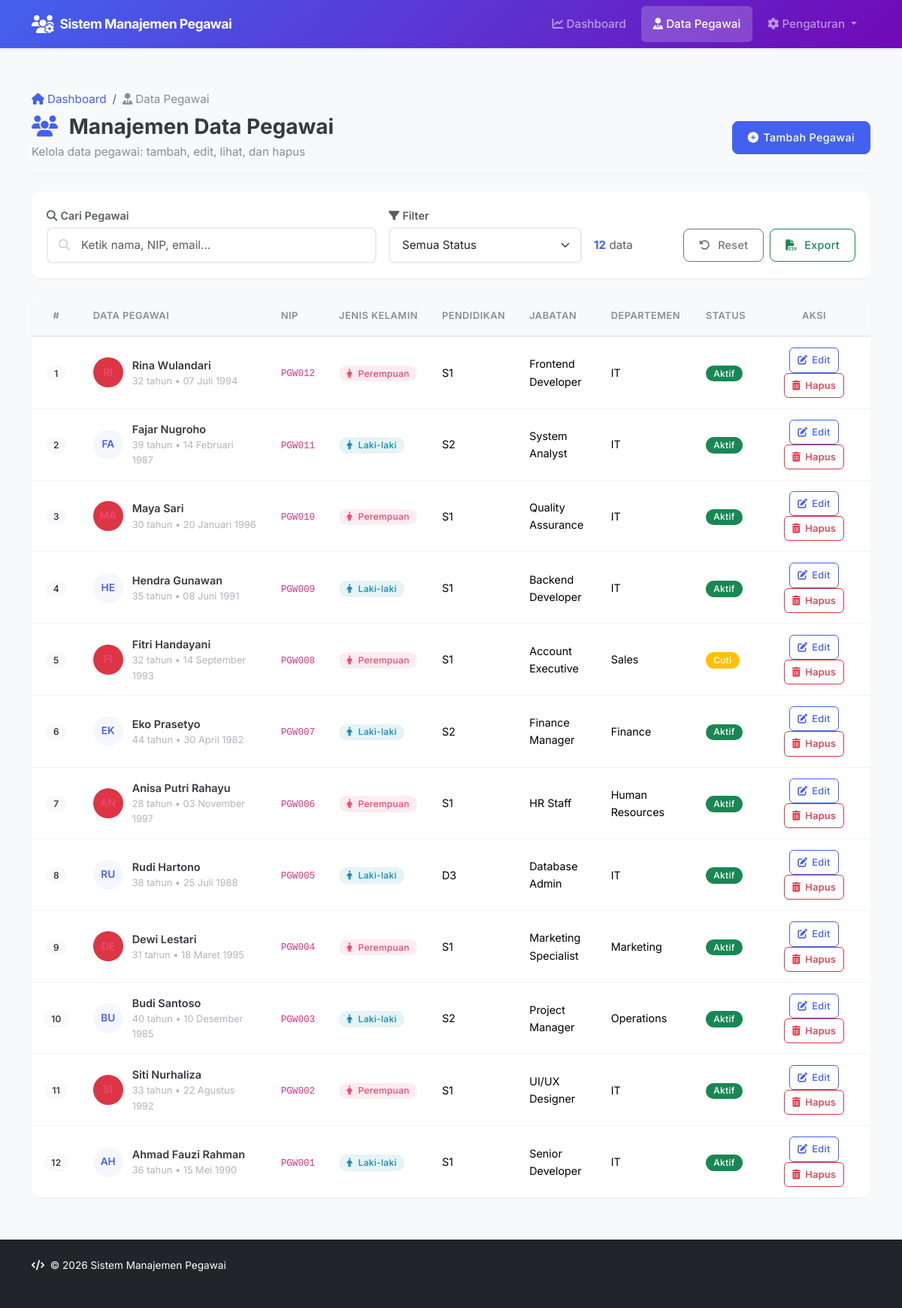
Screenshot of /pegawai.php with the database file from the repository.
### tables this page shows
CREATE TABLE pegawai (
     
    id INT AUTO_INCREMENT PRIMARY KEY COMMENT 'ID unik pegawai (Primary Key)',
    
     
    nip VARCHAR(20) NOT NULL UNIQUE COMMENT 'Nomor Induk Pegawai (unik)',
    nama_lengkap VARCHAR(100) NOT NULL COMMENT 'Nama lengkap pegawai',
    tempat_lahir VARCHAR(50) DEFAULT NULL COMMENT 'Tempat lahir pegawai',
    tanggal_lahir DATE NOT NULL COMMENT 'Tanggal lahir pegawai (untuk kalkulasi usia)',
    jenis_kelamin ENUM('Laki-laki', 'Perempuan') NOT NULL COMMENT 'Jenis kelamin pegawai',
    
     
    alamat TEXT DEFAULT NULL COMMENT 'Alamat lengkap pegawai',
    no_telepon VARCHAR(15) DEFAULT NULL COMMENT 'Nomor telepon/HP pegawai',
    email VARCHAR(100) DEFAULT NULL COMMENT 'Email pegawai (harus valid)',
    
     
    jabatan VARCHAR(100) DEFAULT NULL COMMENT 'Jabatan posisi pegawai',
    departemen VARCHAR(100) DEFAULT NULL COMMENT 'Departemen/bagian pegawai',
    pendidikan_terakhir ENUM('SMA/SMK', 'D3', 'S1', 'S2', 'S3') NOT NULL COMMENT 'Tingkat pendidikan terakhir',
    
     
    status_kerja ENUM('Aktif', 'Cuti', 'Resign', 'Pensiun') DEFAULT 'Aktif' COMMENT 'Status kerja pegawai saat ini',
    tanggal_gabung DATE DEFAULT NULL COMMENT 'Tanggal pegawai bergabung',
    foto_profil VARCHAR(255) DEFAULT NULL COMMENT 'Path file foto profil pegawai',
    
     
    created_at TIMESTAMP DEFAULT CURRENT_TIMESTAMP COMMENT 'Waktu data dibuat',
    updated_at TIMESTAMP DEFAULT CURRENT_TIMESTAMP ON UPDATE CURRENT_TIMESTAMP COMMENT 'Waktu data terakhir diupdate'
);

### classes/Database.php (called while the page is built, shortened)
<?php
class Database {
    private static $instance = null;
    private $pdo = null;
    public static function getInstance() {
        if (self::$instance === null) {
            try {
                self::$instance = new self();
            } catch (Exception $e) {
                die("Gagal membuat koneksi database: " . $e->getMessage());
            }
        }
        return self::$instance;
    }
    private function connect() {
        try {
            $dsn = sprintf(
                "mysql:host=%s;dbname=%s;charset=%s",
                DB_HOST,
                DB_NAME,
                DB_CHARSET
            );
            $options = [
                PDO::ATTR_ERRMODE => PDO::ERRMODE_EXCEPTION,
                PDO::ATTR_DEFAULT_FETCH_MODE => PDO::FETCH_ASSOC,
                PDO::ATTR_EMULATE_PREPARES => false,
                PDO::MYSQL_ATTR_USE_BUFFERED_QUERY => true,
                PDO::MYSQL_ATTR_INIT_COMMAND => "SET NAMES " . DB_CHARSET
            ];
            $this->pdo = new PDO($dsn, DB_USER, DB_PASS, $options);
        } catch (PDOException $e) {
            $this->isConnected = false;
            error_log("Database Connection Error: " . $e->getMessage());
            throw new Exception(
                "Koneksi database gagal. Pastikan:\n" .
                "1. Server MySQL sudah berjalan\n" .
                "2. Database '" . DB_NAME . "' sudah dibuat\n" .
                "3. Konfigurasi user/password benar\n\n" .
                "Error detail: " . $e->getMessage()
            );
        }
    }
    public function query($sql, $params = []) {
        try {
            $stmt = $this->pdo->prepare($sql);
            if (!empty($params)) {
                $stmt->execute($params);
            } else {
                $stmt->execute();
            }
            return $stmt;
        } catch (PDOException $e) {
            error_log("Query Error: " . $e->getMessage() . "\nSQL: " . $sql);
            throw new Exception("Query gagal: " . $e->getMessage());
        }
    }
    public function fetchAll($sql, $params = []) {
        $stmt = $this->query($sql, $params);
        return $stmt->fetchAll();
    }
}
?>

### classes/Pegawai.php (called while the page is built, shortened)
<?php
require_once __DIR__ . '/Database.php';
class Pegawai {
    private $db;
    private $table = 'pegawai';
    public function __construct($db = null) {
        try {
            $this->db = ($db !== null) ? $db : Database::getInstance();
        } catch (Exception $e) {
            $this->error = "Gagal inisialisasi database: " . $e->getMessage();
            throw new Exception($this->error);
        }
    }
    public function getAll($orderBy = 'id', $orderDir = 'DESC', $limit = null, $offset = null) {
        try {
            $sql = "SELECT * FROM {$this->table}";
            $allowedOrderFields = ['id', 'nama_lengkap', 'nip', 'tanggal_lahir', 'created_at'];
            $orderBy = in_array($orderBy, $allowedOrderFields) ? $orderBy : 'id';
            $orderDir = strtoupper($orderDir) === 'ASC' ? 'ASC' : 'DESC';
            $sql .= " ORDER BY {$orderBy} {$orderDir}";
            return $this->db->fetchAll($sql);
        } catch (Exception $e) {
            $this->error = "Gagal mengambil data: " . $e->getMessage();
            error_log("Pegawai::getAll() Error: " . $e->getMessage());
            return [];
        }
    }
}
?>

### config.php (called while the page is built, shortened)
<?php
function formatTanggal($tanggal) {
    $bulan = [
        1 => 'Januari', 2 => 'Februari', 3 => 'Maret',
        4 => 'April', 5 => 'Mei', 6 => 'Juni',
        7 => 'Juli', 8 => 'Agustus', 9 => 'September',
        10 => 'Oktober', 11 => 'November', 12 => 'Desember'
    ];
    $timestamp = strtotime($tanggal);
    $hari = date('d', $timestamp);
    $bulanNama = $bulan[(int)date('m', $timestamp)];
    $tahun = date('Y', $timestamp);
    return "$hari $bulanNama $tahun";
}
function hitungUsia($tanggalLahir) {
    try {
        $lahir = new DateTime($tanggalLahir);
        $today = new DateTime();
        $interval = $lahir->diff($today);
        return $interval->y;
    } catch (Exception $e) {
        return 0;
    }
}
?>

### pegawai.php (the view, shortened to what this page needs)
<?php
require_once __DIR__ . '/config.php';
require_once __DIR__ . '/classes/Database.php';
require_once __DIR__ . '/classes/Pegawai.php';
require_once __DIR__ . '/includes/header.php';
try {
    $pegawai = new Pegawai();
    $search = isset($_GET['search']) ? sanitizeInput($_GET['search']) : '';
    if (!empty($search)) {
        $daftarPegawai = $pegawai->search($search);
    } else {
        $daftarPegawai = $pegawai->getAll('id', 'DESC');
    }
    $totalPegawai = count($daftarPegawai);
} catch (Exception $e) {
    echo '<div class="alert alert-danger">';
    echo '<i class="fas fa-exclamation-triangle me-2"></i>';
    echo '<strong>Error Sistem:</strong> Terjadi kesalahan pada sistem.';
    echo '<br><small class="text-muted">Detail: ' . htmlspecialchars($e->getMessage()) . '</small>';
    echo '</div>';
    $daftarPegawai = [];
    $totalPegawai = 0;
}
?>
<div class="page-header">
    <nav aria-label="breadcrumb">
        <ol class="breadcrumb">
            <li class="breadcrumb-item"><a href="index.php"><i class="fas fa-home me-1"></i>Dashboard</a></li>
            <li class="breadcrumb-item active" aria-current="page">
                <i class="fas fa-user-tie me-1"></i>Data Pegawai
            </li>
        </ol>
    </nav>
    <div class="d-flex flex-wrap align-items-center justify-content-between gap-3">
        <div>
            <h1 class="page-title mb-1">
                <i class="fas fa-users text-primary-custom me-2"></i>
                Manajemen Data Pegawai
            </h1>
            <p class="page-subtitle mb-0">
                Kelola data pegawai: tambah, edit, lihat, dan hapus
            </p>
        </div>
        <button type="button" class="btn btn-primary btn-lg"
                data-bs-toggle="modal" data-bs-target="#modalPegawai"
                onclick="resetForm()">
            <i class="fas fa-plus-circle"></i>Tambah Pegawai
        </button>
    </div>
</div>
<div class="card mb-4">
    <div class="card-body">
        <div class="row g-3 align-items-center">
            <div class="col-lg-5 col-md-4 col-sm-12">
                <label for="searchInput" class="form-label text-muted small mb-1">
                    <i class="fas fa-search me-1"></i>Cari Pegawai
                </label>
                <div class="search-bar">
                    <i class="fas fa-search"></i>
                    <input type="text"
                           class="form-control form-control-sm"
                           id="searchInput"
                           name="search"
                           placeholder="Ketik nama, NIP, email..."
                           value="<?php echo htmlspecialchars($search); ?>"
                           oninput="liveSearch(this.value)"
                           onkeyup="handleSearch(event)">
                </div>
            </div>
            <div class="col-lg-3 col-md-3 col-sm-6">
                <label for="filterStatus" class="form-label text-muted small mb-1">
                    <i class="fas fa-filter me-1"></i>Filter
                </label>
                <select class="form-select form-select-sm" id="filterStatus" name="status" onchange="applyFilter()">
                    <option value="">Semua Status</option>
                </select>
            </div>
            <div class="col-lg-4 col-md-5 col-sm-6">
                <label class="form-label text-muted small mb-1 d-block">&nbsp;</label>
                <div class="d-flex align-items-center gap-2 w-100">
                    <span class="text-muted me-2 flex-shrink-0">
                        <strong class="text-primary-custom" id="totalRecords"><?php echo $totalPegawai; ?></strong>
                        <span class="d-none d-sm-inline">data</span>
                    </span>
                    <button type="button"
                            class="btn btn-outline-secondary btn-sm flex-shrink-0"
                            onclick="resetFilters()"
                            title="Reset filter & pencarian">
                        <i class="fas fa-undo-alt"></i>
                        <span class="d-none d-md-inline">Reset</span>
                    </button>
                    <button type="button"
                            class="btn btn-outline-success btn-sm flex-shrink-0"
                            onclick="exportTableToCSV('tablePegawai', 'data_pegawai')"
                            title="Export data ke CSV">
                        <i class="fas fa-file-csv"></i>
                        <span class="d-none d-md-inline">Export</span>
                    </button>
                </div>
            </div>
        </div>
    </div>
</div>
<div class="table-container">
    <table class="table table-hover" id="tablePegawai">
        <thead>
            <tr>
                <th width="50" class="text-center">#</th>
                <th width="250">Data Pegawai</th>
                <th>NIP</th>
                <th>Jenis Kelamin</th>
                <th>Pendidikan</th>
                <th>Jabatan</th>
                <th>Departemen</th>
                <th>Status</th>
                <th width="150" class="text-center">Aksi</th>
            </tr>
        </thead>
        <tbody>
            <?php if (empty($daftarPegawai)): ?>
            <tr>
                <td colspan="9">
                    <div class="empty-state py-4">
                        <i class="fas fa-inbox"></i>
                        <h5>Tidak Ada Data</h5>
                        <p>Belum ada data pegawai yang tersedia.</p>
                        <p class="mb-0">
                            <small>Klik tombol <strong>"Tambah Pegawai"</strong> untuk memulai.</small>
                        </p>
                    </div>
                </td>
            </tr>
            <?php else: ?>
            <?php foreach ($daftarPegawai as $index => $row): ?>
            <tr data-id="<?php echo $row['id']; ?>">
                <td class="text-center">
                    <span class="badge bg-light text-dark"><?php echo $index + 1; ?></span>
                </td>
                <td>
                    <div class="user-info">
                        <div class="user-avatar <?php echo $row['jenis_kelamin'] === 'Laki-laki' ? 'bg-primary-light' : 'bg-danger'; ?>"
                             style="background-color: <?php echo $row['jenis_kelamin'] === 'Laki-laki' ? 'rgba(67,97,238,0.1)' : 'rgba(239,71,111,0.1)'; ?>; color: <?php echo $row['jenis_kelamin'] === 'Laki-laki' ? '#4361ee' : '#ef476f'; ?>;">
                            <?php echo strtoupper(substr($row['nama_lengkap'], 0, 2)); ?>
                        </div>
                        <div>
                            <div class="user-name"><?php echo htmlspecialchars($row['nama_lengkap']); ?></div>
                            <div class="user-detail">
                                <?php
                                $usia = hitungUsia($row['tanggal_lahir']);
                                echo $usia . ' tahun • ' . formatTanggal($row['tanggal_lahir']);
                                ?>
                            </div>
                        </div>
                    </div>
                </td>
                <td>
                    <code><?php echo htmlspecialchars($row['nip']); ?></code>
                </td>
                <td>
                    <span class="badge <?php echo $row['jenis_kelamin'] === 'Laki-laki' ? 'badge-laki' : 'badge-perempuan'; ?>">
                        <i class="fas fa-<?php echo $row['jenis_kelamin'] === 'Laki-laki' ? 'male' : 'female'; ?> me-1"></i>
                        <?php echo htmlspecialchars($row['jenis_kelamin']); ?>
                    </span>
                </td>
                <td><?php echo htmlspecialchars($row['pendidikan_terakhir']); ?></td>
                <td><?php echo htmlspecialchars($row['jabatan'] ?: '-'); ?></td>
                <td><?php echo htmlspecialchars($row['departemen'] ?: '-'); ?></td>
                <td>
                    <?php
                    $statusClass = [
                        'Aktif' => 'bg-success',
                        'Cuti' => 'bg-warning',
                        'Resign' => 'bg-secondary',
                        'Pensiun' => 'bg-info'
                    ];
                    ?>
                    <span class="badge <?php echo $statusClass[$row['status_kerja']] ?? 'bg-secondary'; ?>">
                        <?php echo htmlspecialchars($row['status_kerja']); ?>
                    </span>
                </td>
                <td class="text-center action-btns">
                    <button type="button"
                            class="btn btn-sm btn-outline-primary"
                            title="Edit Data"
                            onclick="editPegawai(
                                <?php echo $row['id']; ?>,
                                '<?php echo addslashes(htmlspecialchars($row['nama_lengkap'])); ?>'
                            )">
                        <i class="fas fa-edit"></i>Edit
                    </button>
                    <button type="button"
                            class="btn btn-sm btn-outline-danger"
                            title="Hapus Data Pegawai"
                            onclick="confirmDeletePegawai(
                                <?php echo (int)$row['id']; ?>,
                                this
                            )">
                        <i class="fas fa-trash-alt"></i>Hapus
                    </button>
                </td>
            </tr>
            <?php endforeach; ?>
            <?php endif; ?>
        </tbody>
    </table>
</div>
<?php
require_once __DIR__ . '/includes/footer.php';
?>

### rows the page displays
pegawai: nama_lengkap "RI", nama_lengkap "Rina Wulandari", tanggal_lahir "32", tanggal_lahir "07 Juli 1994", nip "PGW012", jenis_kelamin "Perempuan", pendidikan_terakhir "S1", jabatan "Frontend Developer", departemen "IT", status_kerja "Aktif"
pegawai: nama_lengkap "FA", nama_lengkap "Fajar Nugroho", tanggal_lahir "39", tanggal_lahir "14 Februari 1987", nip "PGW011", jenis_kelamin "Laki-laki", pendidikan_terakhir "S2", jabatan "System Analyst", departemen "IT", status_kerja "Aktif"
pegawai: nama_lengkap "MA", nama_lengkap "Maya Sari", tanggal_lahir "30", tanggal_lahir "20 Januari 1996", nip "PGW010", jenis_kelamin "Perempuan", pendidikan_terakhir "S1", jabatan "Quality Assurance", departemen "IT", status_kerja "Aktif"
pegawai: nama_lengkap "HE", nama_lengkap "Hendra Gunawan", tanggal_lahir "35", tanggal_lahir "08 Juni 1991", nip "PGW009", jenis_kelamin "Laki-laki", pendidikan_terakhir "S1", jabatan "Backend Developer", departemen "IT", status_kerja "Aktif"
pegawai: nama_lengkap "FI", nama_lengkap "Fitri Handayani", tanggal_lahir "32", tanggal_lahir "14 September 1993", nip "PGW008", jenis_kelamin "Perempuan", pendidikan_terakhir "S1", jabatan "Account Executive", departemen "Sales", status_kerja "Cuti"
pegawai: nama_lengkap "EK", nama_lengkap "Eko Prasetyo", tanggal_lahir "44", tanggal_lahir "30 April 1982", nip "PGW007", jenis_kelamin "Laki-laki", pendidikan_terakhir "S2", jabatan "Finance Manager", departemen "Finance", status_kerja "Aktif"
pegawai: nama_lengkap "AN", nama_lengkap "Anisa Putri Rahayu", tanggal_lahir "28", tanggal_lahir "03 November 1997", nip "PGW006", jenis_kelamin "Perempuan", pendidikan_terakhir "S1", jabatan "HR Staff", departemen "Human Resources", status_kerja "Aktif"
pegawai: nama_lengkap "RU", nama_lengkap "Rudi Hartono", tanggal_lahir "38", tanggal_lahir "25 Juli 1988", nip "PGW005", jenis_kelamin "Laki-laki", pendidikan_terakhir "D3", jabatan "Database Admin", departemen "IT", status_kerja "Aktif"
pegawai: nama_lengkap "DE", nama_lengkap "Dewi Lestari", tanggal_lahir "31", tanggal_lahir "18 Maret 1995", nip "PGW004", jenis_kelamin "Perempuan", pendidikan_terakhir "S1", jabatan "Marketing Specialist", departemen "Marketing", status_kerja "Aktif"
pegawai: nama_lengkap "BU", nama_lengkap "Budi Santoso", tanggal_lahir "40", tanggal_lahir "10 Desember 1985", nip "PGW003", jenis_kelamin "Laki-laki", pendidikan_terakhir "S2", jabatan "Project Manager", departemen "Operations", status_kerja "Aktif"
pegawai: nama_lengkap "SI", nama_lengkap "Siti Nurhaliza", tanggal_lahir "33", tanggal_lahir "22 Agustus 1992", nip "PGW002", jenis_kelamin "Perempuan", pendidikan_terakhir "S1", jabatan "UI/UX Designer", departemen "IT", status_kerja "Aktif"
pegawai: nama_lengkap "AH", nama_lengkap "Ahmad Fauzi Rahman", tanggal_lahir "36", tanggal_lahir "15 Mei 1990", nip "PGW001", jenis_kelamin "Laki-laki", pendidikan_terakhir "S1", jabatan "Senior Developer", departemen "IT", status_kerja "Aktif"

### other values shown
APP_NAME "Sistem Manajemen Pegawai"
$totalPegawai "12"
